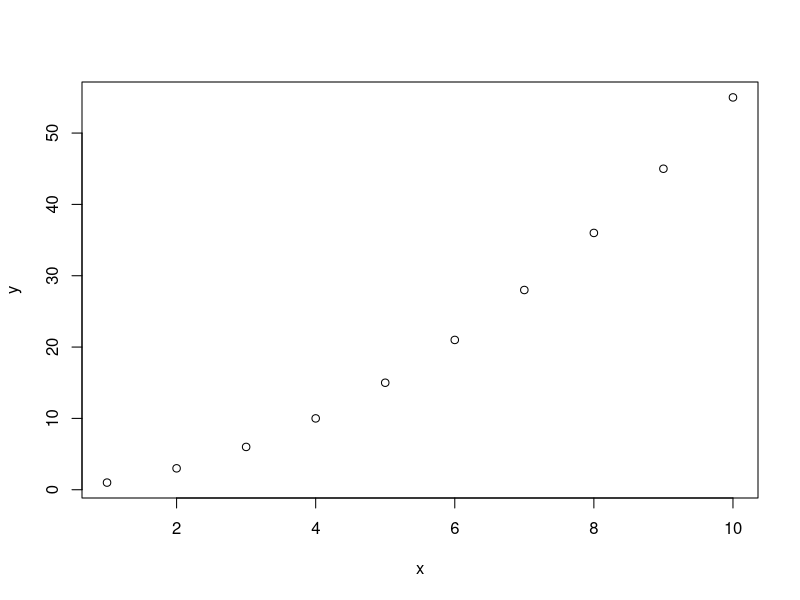
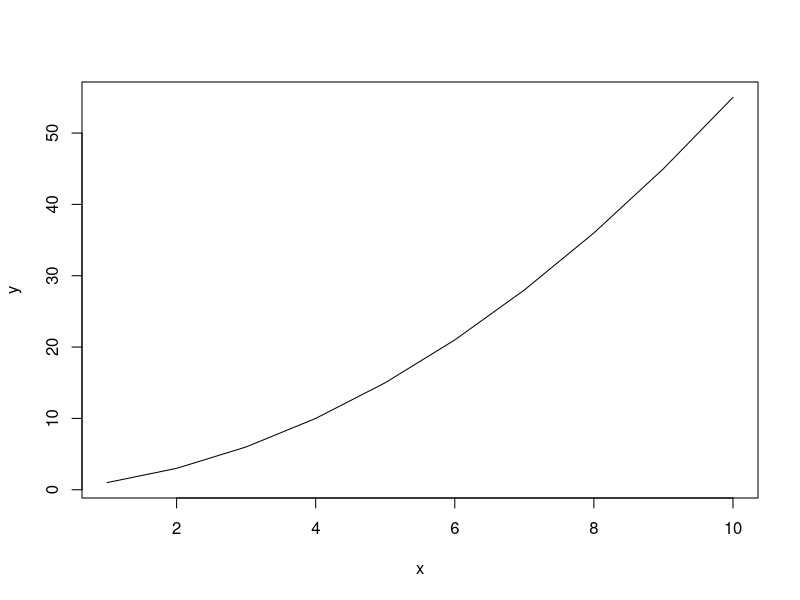
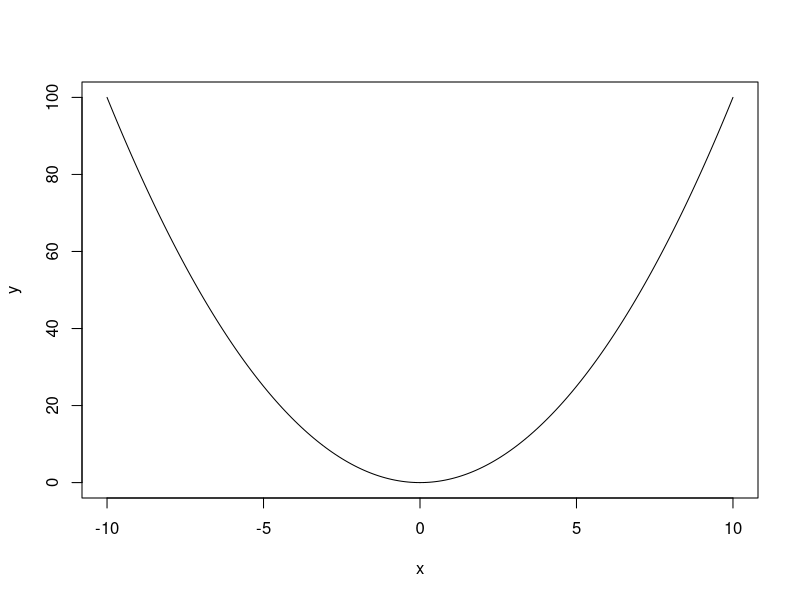
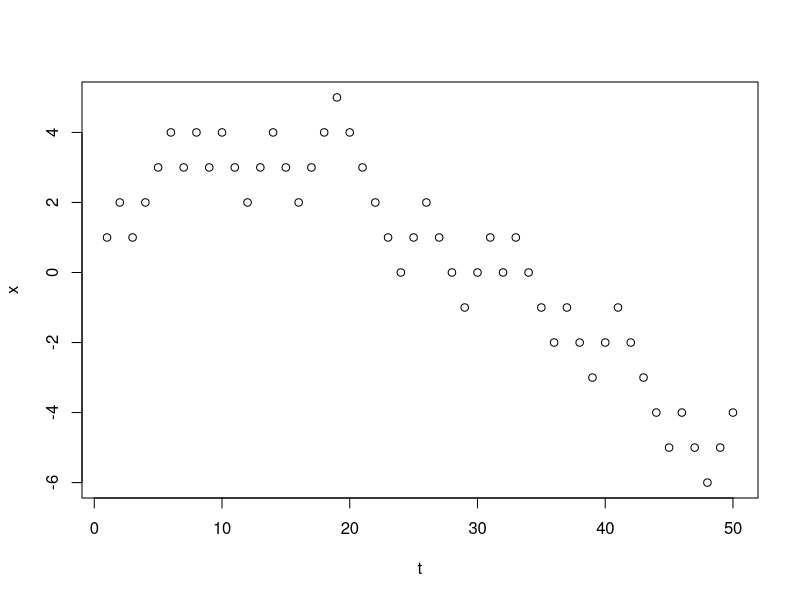
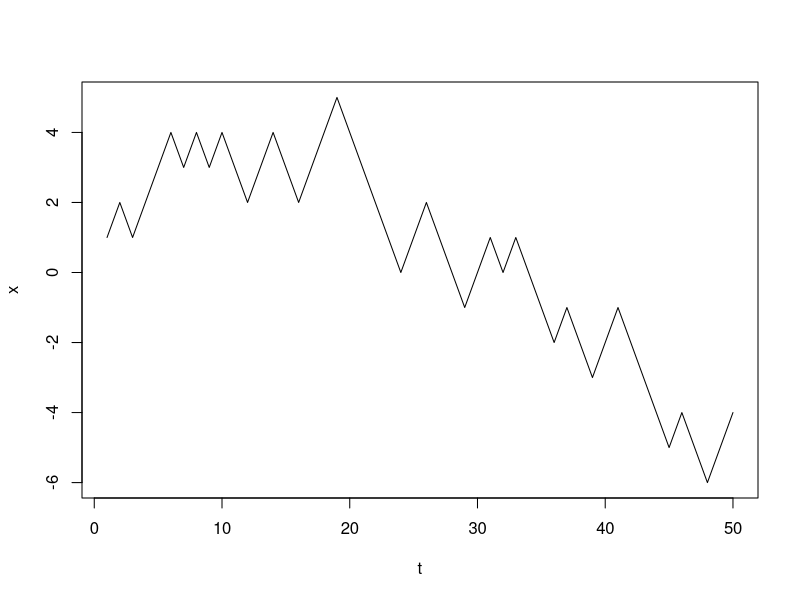
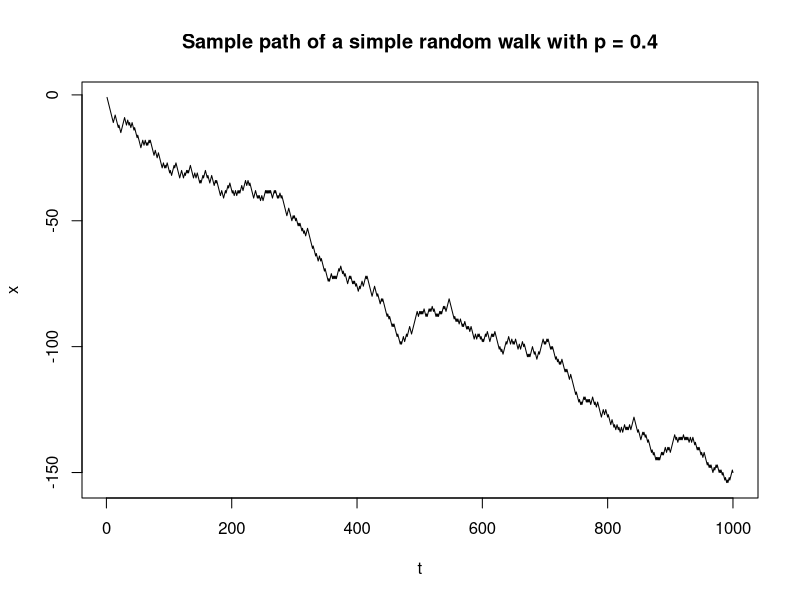
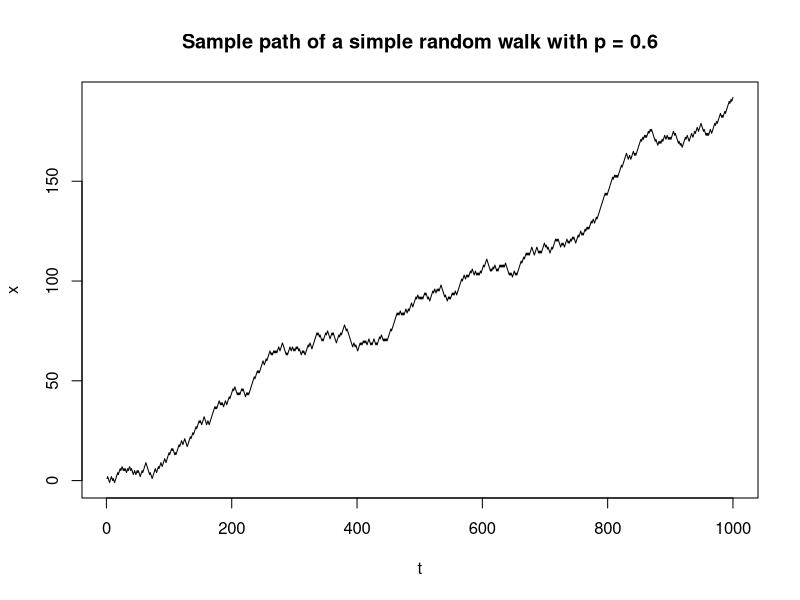

Here is the R script that generated these plots, in order:
## ---- chunk 1
#| echo: true
1+2
## ---- chunk 2
#| echo: true
2*3
## ---- chunk 3
#| echo: true
2/3
## ---- chunk 4
#| echo: true
2**3
## ---- chunk 5
#| echo: true
5*2**3
## ---- chunk 6
#| echo: true
4**2 == 2**4
## ---- chunk 7
#| echo: true
24 ** 23 > 23 ** 24
## ---- chunk 8
#| echo: true
c(2,7,4,1,3)
## ---- chunk 9
#| echo: true
a <- c(2,7,4,1,3)
## ---- chunk 10
#| echo: true
2*a
## ---- chunk 11
#| echo: true
b <- c(5,10,20,15,10)
## ---- chunk 12
#| echo: true
a*b
## ---- chunk 13
#| echo: true
a**2
## ---- chunk 14
#| echo: true
c(1,2) < c(2,3)
## ---- chunk 15
#| echo: true
c(1,2) < c(1,3)
## ---- chunk 16
#| echo: true
a**2 > 10
## ---- chunk 17
#| echo: true
seq(7,94)
## ---- chunk 18
#| echo: true
seq(7,94,2)
## ---- chunk 19
#| echo: true
seq(1,10,0.2)
## ---- chunk 20
#| echo: true
seq(from=1, to=10, by=0.2)
## ---- chunk 21
#| echo: true
seq(to=10, from=1, by=0.2)
## ---- chunk 22
#| echo: true
1:10
## ---- chunk 23
#| echo: true
10:1
## ---- chunk 24
#| echo: true
rep(1,10)
## ---- chunk 25
#| echo: true
rep(1:3,5)
## ---- chunk 26
#| echo: true
rep(seq(2,3,0.5), 4)
## ---- chunk 27
#| echo: true
rep(1:3, each=5)
## ---- chunk 28
#| echo: true
rep(seq(2,3,0.5), each=4)
## ---- chunk 29
#| echo: true
a <- seq(1,10)
b <- sum(a)
b
## ---- chunk 30
#| echo: true
a <- seq(1,10)
c <- cumsum(a)
c
## ---- chunk 31
x <- seq(1,6)
p <- rep(1/6, 6)
sum(x*p)
## ---- chunk 32
sum(p*(x-sum(x*p))**2)
## ---- chunk 33
x <- 1:2024
y <- cumsum(x)
sum(y>10**6)
## ---- chunk 34
#| echo: true
a <- seq(2,20,2)
a[3]
## ---- chunk 35
#| echo: true
a[3:5]
## ---- chunk 36
#| echo: true
a[c(3,7,1)]
## ---- chunk 37
#| echo: true
x <- 1:10
y <- cumsum(x)
plot(x,y)
## ---- chunk 38
#| echo: true
plot(x,y, type='l')
## ---- chunk 39
x <- seq(-10, 10, 0.1)
y <- x**2
plot(x,y, type='l')
## ---- chunk 40
#| echo: true
n <- 10
z <- sample(x=c(-1,1),prob=c(1/2,1/2),size = n, replace = T)
z
## ---- chunk 41
#| echo: true
z <- sample(x=c(-1,1),prob=c(1/2,1/2),size = n, replace = T)
z
## ---- chunk 42
set.seed(100)
n <- 50
z <- sample(x=c(-1,1),prob=c(1/2,1/2),size = n, replace = T)
x <- cumsum(z)
## ---- chunk 43
#| echo: true
x[48]
## ---- chunk 44
abs(x[50])
## ---- chunk 45
#| echo: true
t <- 1:n
plot(t,x)
## ---- chunk 46
#| echo: true
plot(t,x,type='l')
## ---- chunk 47
#| echo: true
SimpleRW <- function(p,n)
{
  z <- sample(x=c(-1,1),prob=c(1-p,p),size = n, replace = T)
  x <- cumsum(z)
  t <- 1:n
  plot(t,x,type='l',main=paste("Sample path of a simple random walk with p =",p))
}
## ---- chunk 48
SimpleRW(0.4,1000)
## ---- chunk 49
SimpleRW(0.6,1000)
